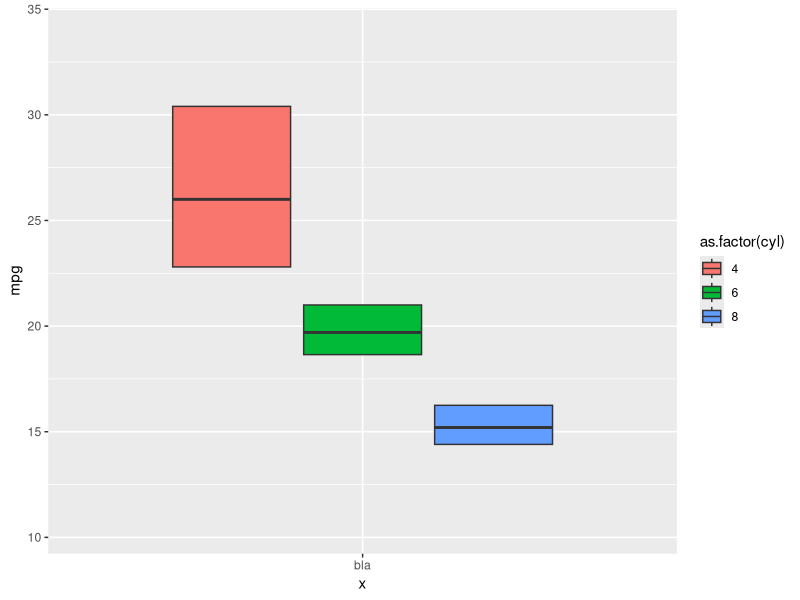

Write the R code that produced this figure.
library(tidyverse)
library(grid)
library(ggplot2)
# These functions need to be loaded for some internal functions in GeomQuantilePlot
library(rlang)
library(ggforce)
library(vctrs)

# Some more coded that needed to be copied manually. I don't know why these functions are not exposed and I'm not even sure where they come from
ggname <- function(prefix, grob) {
  grob$name <- grid::grobName(grob, prefix)
  grob
}

# From ggplot2/R/utilities.r
snakeize <- function(x) {
  x <- gsub("([A-Za-z])([A-Z])([a-z])", "\\1_\\2\\3", x)
  x <- gsub(".", "_", x, fixed = TRUE)
  x <- gsub("([a-z])([A-Z])", "\\1_\\2", x)
  tolower(x)
}

snake_class <- function(x) {
    snakeize(class(x)[1])
}

check_linewidth <- function(data, name) {
  if (is.null(data$linewidth) && !is.null(data$size)) {
    deprecate_soft0("3.4.0", I(paste0("Using the `size` aesthetic with ", name)), I("the `linewidth` aesthetic"))
    data$linewidth <- data$size
  }
  data
}

is_mapped_discrete <- function (x) inherits(x, "mapped_discrete")

data_frame0 <- function(...) data_frame(..., .name_repair = "minimal")

geom_quantileplot <- function(mapping = NULL, data = NULL,
                         stat = StatQuantileplot, position = "dodge2",
                         ...,
                         outlier.colour = NULL,
                         outlier.color = NULL,
                         outlier.fill = NULL,
                         outlier.shape = 19,
                         outlier.size = 1.5,
                         outlier.stroke = 0.5,
                         outlier.alpha = NULL,
                         notch = FALSE,
                         notchwidth = 0.5,
                         varwidth = FALSE,
                         na.rm = FALSE,
                         orientation = NA,
                         show.legend = NA,
                         inherit.aes = TRUE) {

  # varwidth = TRUE is not compatible with preserve = "total"
  if (is.character(position)) {
      if (varwidth == TRUE) position <- position_dodge2(preserve = "single")
  } else {
      if (identical(position$preserve, "total") & varwidth == TRUE) {
          cli::cli_warn("Can't preserve total widths when {.code varwidth = TRUE}.")
          position$preserve <- "single"
      }
  }
  
  

  layer(
    data = data,
    mapping = mapping,
    stat = stat,
    geom = GeomQuantileplot,
    position = position,
    show.legend = show.legend,
    inherit.aes = inherit.aes,
    params = list2(
      outlier.colour = outlier.color %||% outlier.colour,
      outlier.fill = outlier.fill,
      outlier.shape = outlier.shape,
      outlier.size = outlier.size,
      outlier.stroke = outlier.stroke,
      outlier.alpha = outlier.alpha,
      notch = notch,
      notchwidth = notchwidth,
      varwidth = varwidth,
      na.rm = na.rm,
      orientation = orientation,
      ...
    )
  )
}

StatQuantileplot <- ggproto("StatBoxplot", Stat,
  required_aes = c("y|x"),
  non_missing_aes = "weight",
  # either the x or y aesthetic will get dropped during
  # statistical transformation, depending on the orientation
  dropped_aes = c("x", "y", "weight"),
  setup_data = function(self, data, params) {
    data <- flip_data(data, params$flipped_aes)
    data$x <- data$x %||% 0
    data <- remove_missing(
      data,
      na.rm = params$na.rm,
      vars = "x",
      name = "stat_boxplot"
    )
    flip_data(data, params$flipped_aes)
  },

  setup_params = function(self, data, params) {
    params$flipped_aes <- has_flipped_aes(data, params, main_is_orthogonal = TRUE,
                                          group_has_equal = TRUE,
                                          main_is_optional = TRUE)
    data <- flip_data(data, params$flipped_aes)

    has_x <- !(is.null(data$x) && is.null(params$x))
    has_y <- !(is.null(data$y) && is.null(params$y))
    if (!has_x && !has_y) {
      cli::cli_abort("{.fn {snake_class(self)}} requires an {.field x} or {.field y} aesthetic.")
    }

    params$width <- params$width %||% (resolution(data$x %||% 0) * 0.75)

    if (!is_mapped_discrete(data$x) && is.double(data$x) && !has_groups(data) && any(data$x != data$x[1L])) {
      cli::cli_warn(c(
        "Continuous {.field {flipped_names(params$flipped_aes)$x}} aesthetic",
        "i" = "did you forget {.code aes(group = ...)}?"
      ))
    }

    params
  },

  extra_params = c("na.rm", "orientation"),

  compute_group = function(data, scales, width = NULL, na.rm = FALSE, coef = 1.5, flipped_aes = FALSE) {
    data <- flip_data(data, flipped_aes)
    qs <- c(0, 0.25, 0.5, 0.75, 1)

    # if (!is.null(data$weight)) {
    #     mod <- quantreg::rq(y ~ 1, weights = weight, data = data, tau = qs)
    #     stats <- as.numeric(stats::coef(mod))
    # } else {
    stats <- as.numeric(stats::quantile(data$y, qs))
    #browser()
    names(stats) <- c("ymin", "lower", "middle", "upper", "ymax")
    iqr <- diff(stats[c(2, 4)])

    outliers <- data$y < (stats[2] - coef * iqr) | data$y > (stats[4] + coef * iqr)
    if (any(outliers)) {
      stats[c(1, 5)] <- range(c(stats[2:4], data$y[!outliers]), na.rm = TRUE)
    }

    if (vec_unique_count(data$x) > 1)
      width <- diff(range(data$x)) * 0.9

    df <- data_frame0(!!!as.list(stats))
    df$outliers <- list(data$y[outliers])

    if (is.null(data$weight)) {
      n <- sum(!is.na(data$y))
    } else {
      # Sum up weights for non-NA positions of y and weight
      n <- sum(data$weight[!is.na(data$y) & !is.na(data$weight)])
    }

    df$notchupper <- df$middle + 1.58 * iqr / sqrt(n)
    df$notchlower <- df$middle - 1.58 * iqr / sqrt(n)

    df$x <- if (is.factor(data$x)) data$x[1] else mean(range(data$x))
    df$width <- width
    df$relvarwidth <- sqrt(n)
    df$flipped_aes <- flipped_aes
    flip_data(df, flipped_aes)
  }
)

#' @rdname ggplot2-ggproto
#' @format NULL
#' @usage NULL
#' @export
GeomQuantileplot <- ggproto("GeomQuantileplot", Geom,

  # need to declare `width` here in case this geom is used with a stat that
  # doesn't have a `width` parameter (e.g., `stat_identity`).
  extra_params = c("na.rm", "width", "orientation"),

  setup_params = function(data, params) {
    params$flipped_aes <- has_flipped_aes(data, params)
    params
  },

  setup_data = function(data, params) {
    data$flipped_aes <- params$flipped_aes
    data <- flip_data(data, params$flipped_aes)
    data$width <- data$width %||%
      params$width %||% (resolution(data$x, FALSE) * 0.9)

    if (!is.null(data$outliers)) {
      suppressWarnings({
        out_min <- vapply(data$outliers, min, numeric(1))
        out_max <- vapply(data$outliers, max, numeric(1))
      })

      data$ymin_final  <- pmin(out_min, data$ymin)
      data$ymax_final  <- pmax(out_max, data$ymax)
    }

    # if `varwidth` not requested or not available, don't use it
    if (is.null(params) || is.null(params$varwidth) || !params$varwidth || is.null(data$relvarwidth)) {
      data$xmin <- data$x - data$width / 2
      data$xmax <- data$x + data$width / 2
    } else {
      # make `relvarwidth` relative to the size of the largest group
      data$relvarwidth <- data$relvarwidth / max(data$relvarwidth)
      data$xmin <- data$x - data$relvarwidth * data$width / 2
      data$xmax <- data$x + data$relvarwidth * data$width / 2
    }
    data$width <- NULL
    if (!is.null(data$relvarwidth)) data$relvarwidth <- NULL

    flip_data(data, params$flipped_aes)
  },

  draw_group = function(self, data, panel_params, coord, lineend = "butt",
                        linejoin = "mitre", fatten = 2, outlier.colour = NULL,
                        outlier.fill = NULL, outlier.shape = 19,
                        outlier.size = 1.5, outlier.stroke = 0.5,
                        outlier.alpha = NULL, notch = FALSE, notchwidth = 0.5,
                        varwidth = FALSE, flipped_aes = FALSE) {
    
    data <- check_linewidth(data, snake_class(self))
    data <- flip_data(data, flipped_aes)
    # this may occur when using geom_quantileplot(stat = "identity")
    if (nrow(data) != 1) {
      cli::cli_abort(c(
        "Can only draw one boxplot per group",
        "i"= "Did you forget {.code aes(group = ...)}?"
      ))
    }

    common <- list(
      colour = data$colour,
      linewidth = data$linewidth,
      linetype = data$linetype,
      fill = alpha(data$fill, data$alpha),
      group = data$group
    )
    
    # whiskers <- data_frame0(
    #   x = c(data$x, data$x),
    #   xend = c(data$x, data$x),
    #   y = c(data$upper, data$lower),
    #   yend = c(data$ymax, data$ymin),
    #   alpha = c(NA_real_, NA_real_),
    #   !!!common,
    #   .size = 2
    # )
    # whiskers <- flip_data(whiskers, flipped_aes)

    box <- data_frame0(
        xmin = data$xmin,
        xmax = data$xmax,
        ymin = data$lower,
        y = data$middle,
        ymax = data$upper,
        ynotchlower = ifelse(notch, data$notchlower, NA),
        ynotchupper = ifelse(notch, data$notchupper, NA),
        notchwidth = notchwidth,
        alpha = data$alpha,
        !!!common
    )
    box <- flip_data(box, flipped_aes)

    # if (!is.null(data$outliers) && length(data$outliers[[1]] >= 1)) {
    #   outliers <- data_frame0(
    #     y = data$outliers[[1]],
    #     x = data$x[1],
    #     colour = outlier.colour %||% data$colour[1],
    #     fill = outlier.fill %||% data$fill[1],
    #     shape = outlier.shape %||% data$shape[1],
    #     size = outlier.size %||% data$size[1],
    #     stroke = outlier.stroke %||% data$stroke[1],
    #     #fill = NA,
    #     alpha = outlier.alpha %||% data$alpha[1],
    #     .size = length(data$outliers[[1]])
    #   )
    #   outliers <- flip_data(outliers, flipped_aes)

    #   outliers_grob <- GeomPoint$draw_panel(outliers, panel_params, coord)
    # } else {
    #   outliers_grob <- NULL
    # }
    browser()
    ggname("geom_quantileplot", grobTree(
      #outliers_grob,
      #GeomSegment$draw_panel(whiskers, panel_params, coord, lineend = lineend),
      GeomCrossbar$draw_panel(
        box,
        fatten = 2,
        panel_params,
        coord,
        lineend = lineend,
        linejoin = linejoin,
        flipped_aes = flipped_aes
      )
    ))
  },

  draw_key = draw_key_boxplot,

  default_aes = aes(weight = 1, colour = "grey20", fill = "white", size = NULL,
    alpha = NA, shape = 19, linetype = "solid", linewidth = 0.5),

  required_aes = c("x|y", "lower|xlower", "upper|xupper", "middle|xmiddle", "ymin|xmin", "ymax|xmax"),

  rename_size = TRUE
)

ggplot(data = mtcars, aes(x = "bla", y = mpg)) +
    geom_quantileplot(aes(fill = as.factor(cyl)))